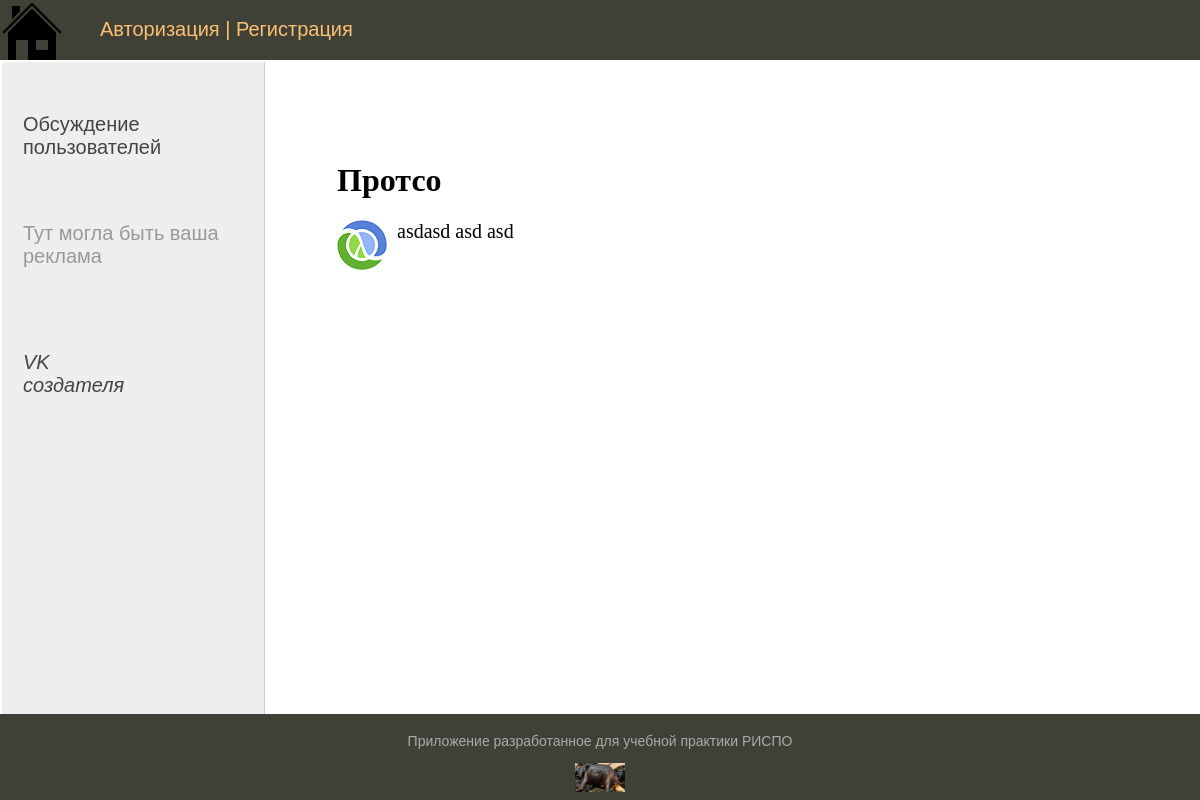
Page /post/sadasdasd/ on the committed database.
### people_active/models.py (models this page shows, shortened)
class Activity(models.Model):
    title = models.CharField(max_length=30, verbose_name="Заголовок")
    slug = models.SlugField(max_length=200, unique=True, db_index=True, verbose_name="URL")
    content = models.TextField(blank=True, verbose_name="Текст", null=True)
    photo = models.ImageField(upload_to="photos/%Y/%M/%d/", verbose_name="Фото", null=True)  # записывает в раздельные папки по классификаторам
    create_date = models.DateTimeField(auto_now_add=True, verbose_name="Дата создания")
    update_date = models.DateTimeField(auto_now=True, verbose_name="дата изменения")
    is_published = models.BooleanField(default=True, verbose_name="Публикация")
    group = models.ForeignKey("Groups", on_delete=models.CASCADE, verbose_name="Группы")
    """
    Возвращает название статьи в админке и не только
    """
    """
    используется в качестве переменной в index.html
    {{ act.get_absolute_url }} --- возвращает путь
    """
    class Meta:
        verbose_name_plural = "События"
        ordering = ["-update_date", "create_date", "title"]

### people_active/views.py (the view)
# urls.py: path("post/<slug:post_slug>/", ShowPostInfo.as_view(), name="post"),
class ShowPostInfo(DataMixin, DetailView):
    model = Activity
    template_name = "show_post_events.html"
    context_object_name = "post"
    slug_url_kwarg = "post_slug"
    def get_context_data(self, **kwargs):
        context = super().get_context_data(**kwargs)
        data_mixin_def = self.get_user_context(title="Информация о событии")
        return context | data_mixin_def

### people_active/utils.py (called while the page is built)
    def get_user_context(self, **kwargs):
        context = kwargs
        groups = Groups.objects.all()
        user_menu = menu.copy()
        if not self.request.user.is_authenticated:
            user_menu.pop(2)
        context["menu"] = user_menu
        context["group"] = groups
        return context

### people_active/templates/show_post_events.html
{% extends 'base.html' %}
{% block content %}
<h1>{{ post.title }}</h1>
{% if post.photo %}
<p>
    <img class="img-article-left" src="{{ post.photo.url }}">
</p>
{% endif %}
{{ post.content|linebreaks }}
{% endblock %}

### people_active/static/people_active/css/styles.css (style rules this page uses)
html, body { font-family: 'Arial'; margin: 0; padding: 0; height: 100%; width: 100%; color: #444; }
img { max-width: 600px; height: auto; }
img.img-article-left { max-width: 300px; height: auto; float: left; padding: 0 10px 10px 0; }
.content-text h1 { font-size: 32px; }

### rows in the picture
Activity: title "Протсо", photo (picture), content "asdasd asd asd"
